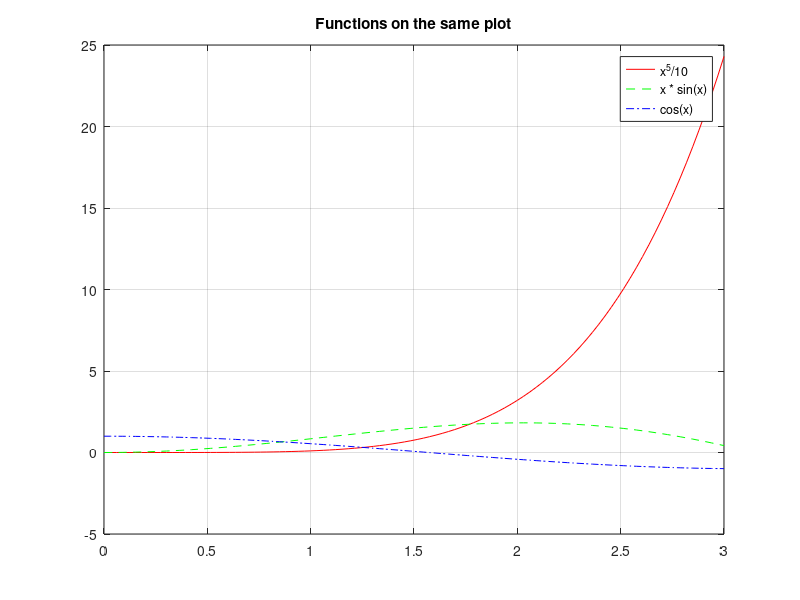
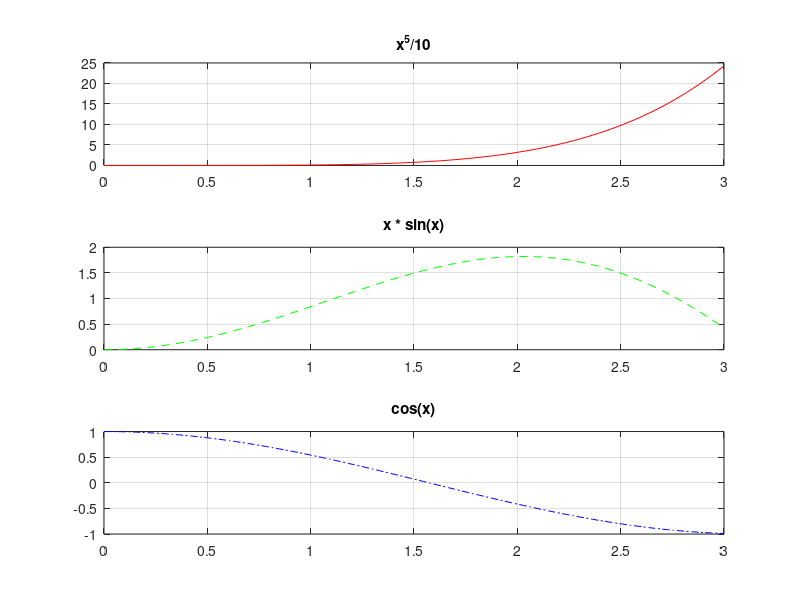

These charts were generated, in order, by the following MATLAB code:
x = linspace(0, 3, 100);

% Functions
y1 = x.^5 / 10;
y2 = x .* sin(x);
y3 = cos(x);

% Plot them on the same set of axes
figure;
plot(x, y1, 'r-', x, y2, 'g--', x, y3, 'b-.');
title('Functions on the same plot');
legend('x^5/10', 'x * sin(x)', 'cos(x)');
grid on;

% Plot them on different pictures in the same window
figure;
subplot(3, 1, 1);
plot(x, y1, 'r-');
title('x^5/10');
grid on;

subplot(3, 1, 2);
plot(x, y2, 'g--');
title('x * sin(x)');
grid on;

subplot(3, 1, 3);
plot(x, y3, 'b-.');
title('cos(x)');
grid on;
